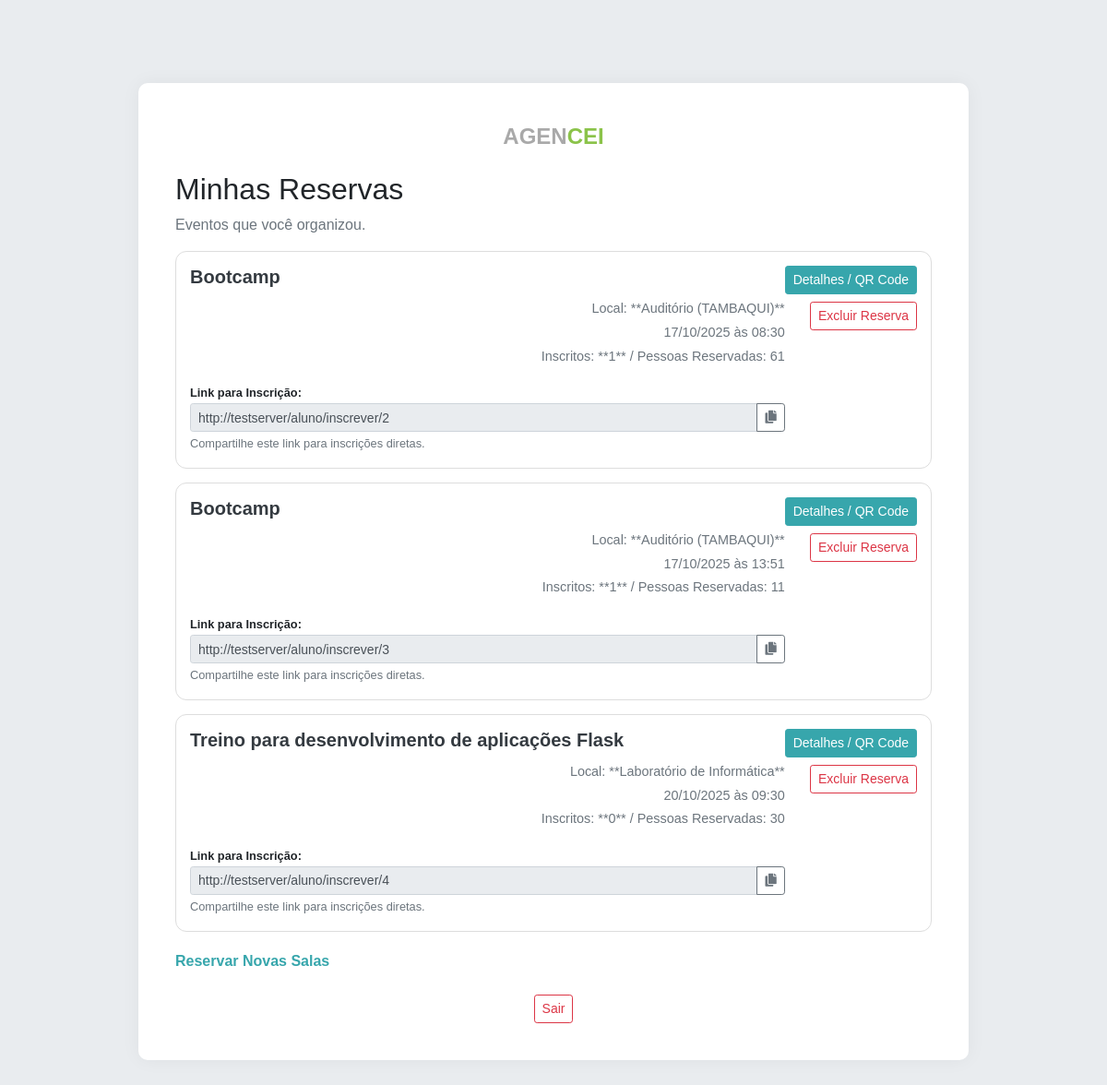
The page /organizador/reservas (signed in) on the database its author committed.
### app.py (models this page shows)
class Evento(db.Model):
    id = db.Column(db.Integer, primary_key=True)
    nome_evento = db.Column(db.String(150), nullable=False)
    data_hora = db.Column(db.DateTime, nullable=False)
    duracao_horas = db.Column(db.Float, nullable=False)
    num_pessoas = db.Column(db.Integer, nullable=False, default=0)
    qr_code_link = db.Column(db.String(250), nullable=True)  # Valor interno para QR Code e validação
    sala_id = db.Column(db.Integer, db.ForeignKey('sala.id'), nullable=False)
    organizador_id = db.Column(db.Integer, db.ForeignKey('usuario.id'), nullable=False)
    inscricoes = db.relationship('Inscricao', backref='evento', lazy=True, cascade="all, delete-orphan")

class Sala(db.Model):
    id = db.Column(db.Integer, primary_key=True)
    nome = db.Column(db.String(100), nullable=False)
    capacidade = db.Column(db.Integer, nullable=False)
    eventos = db.relationship('Evento', backref='sala', lazy=True)

### app.py (the view)
@app.route('/organizador/reservas')
def minhas_reservas():
    if session.get('user_tipo') != 'organizador':
        return redirect(url_for('login'))
    eventos = Evento.query.filter_by(organizador_id=session['user_id']).order_by(Evento.data_hora.asc()).all()
    eventos_data = []
    for evento in eventos:
        sala = db.session.get(Sala, evento.sala_id)
        num_inscritos = Inscricao.query.filter_by(evento_id=evento.id).count()
        evento_fim = evento.data_hora + timedelta(hours=evento.duracao_horas)
        pode_excluir = datetime.now() < evento_fim
        eventos_data.append({
            'id': evento.id,
            'nome': evento.nome_evento,
            'data_hora': evento.data_hora.strftime('%d/%m/%Y às %H:%M'),
            'duracao': evento.duracao_horas,
            'num_pessoas': evento.num_pessoas,
            'local': sala.nome if sala else '—',
            'inscritos': num_inscritos,
            'pode_excluir': pode_excluir,
            'link_inscricao': url_for('inscrever_evento', evento_id=evento.id, _external=True)  # Link para compartilhamento
        })
    return render_template('organizador_minhas_reservas.html', eventos=eventos_data)

### templates/organizador_minhas_reservas.html (shortened to what this page needs)
{% extends "base.html" %}
{% block content %}
<h2 class="text-left">Minhas Reservas</h2>
<p class="text-muted">Eventos que você organizou.</p>
{% for evento in eventos %}
<div class="card-evento d-flex justify-content-between align-items-start">
    <div style="flex-grow: 1;">
        <h5 class="card-title">{{ evento.nome }}</h5>
        <p class="details mb-1">Local: **{{ evento.local }}**</p>
        <p class="details mb-1">{{ evento.data_hora }}</p>
        <p class="details text-muted">Inscritos: **{{ evento.inscritos }}** / Pessoas Reservadas: {{ evento.num_pessoas }}</p>
        <div class="mt-2">
            <small class="font-weight-bold">Link para Inscrição:</small>
            <div class="input-group input-group-sm">
                <input type="text" class="form-control form-control-sm" value="{{ evento.link_inscricao }}" readonly>
                <div class="input-group-append">
                    <button class="btn btn-outline-secondary" type="button"
                            onclick="navigator.clipboard.writeText('{{ evento.link_inscricao }}'); alert('Link copiado!');">
                        <i class="fas fa-copy"></i>
                    </button>
                </div>
            </div>
            <small class="text-muted">Compartilhe este link para inscrições diretas.</small>
        </div>
    </div>
    <div class="d-flex flex-column align-items-end">
        <a href="{{ url_for('lista_participantes', evento_id=evento.id) }}" class="btn btn-primary btn-sm mb-2">
            Detalhes / QR Code
        </a>
        {% if evento.pode_excluir %}
        <form method="POST" action="{{ url_for('excluir_reserva', evento_id=evento.id) }}"
              onsubmit="return confirm('Tem certeza que deseja cancelar a reserva {{ evento.nome }}? Esta ação é irreversível.');">
            <button type="submit" class="btn btn-sm btn-outline-danger">Excluir Reserva</button>
        </form>
        {% else %}
        <button class="btn btn-sm btn-secondary" disabled>Reserva Concluída</button>
        {% endif %}
    </div>
</div>
{% endfor %}
<a href="{{ url_for('organizador_salas') }}" class="secondary-link">Reservar Novas Salas</a>
{% endblock %}

### static/style.css (style rules this page uses)
:root { --color-primary: #37a6ac; --color-secondary: #8bc34a; --color-dark: #343a40; --color-light: #f8f9fa; --color-text-grey: #6c757d; }
body { background-color: var(--color-light); font-family: 'Arial', sans-serif; padding: 0; margin: 0; }
@media (min-width: 768px) { body { background-color: #e9ecef; padding: 40px; } }
@media (min-width: 768px) { .card-sala, .card-evento { display: grid; grid-template-columns: 2fr 1fr 1fr; align-items: center; padding: 20px; } }
@media (min-width: 768px) { .card-sala .capacidade, .card-evento .details { text-align: right; } }
.card-sala, .card-evento { border: 1px solid #ddd; border-radius: 12px; padding: 15px; margin-bottom: 15px; transition: all 0.2s ease-in-out; }
.card-sala .card-title, .card-evento .card-title { font-size: 1.25rem; font-weight: 600; color: var(--color-dark); }
.card-sala .capacidade, .card-evento .details { color: var(--color-text-grey); font-size: 0.9rem; }
.btn-primary { background-color: var(--color-primary); border-color: var(--color-primary); }
.secondary-link { color: var(--color-primary); font-weight: 600; display: block; margin-top: 20px; text-align: left; }

### rows shown on the page
Evento: nome "Bootcamp"
Sala: local "Auditório (TAMBAQUI)" "Auditório (TAMBAQUI)"
Evento: nome "Bootcamp"
Evento: nome "Treino para desenvolvimento de aplicações Flask"
Sala: local "Laboratório de Informática"

### other values the page prints
{{ evento.data_hora }} "17/10/2025 às 08:30" "17/10/2025 às 13:51" "20/10/2025 às 09:30"
{{ evento.inscritos }} "1" "1" "0"
{{ evento.num_pessoas }} "61" "11" "30"
